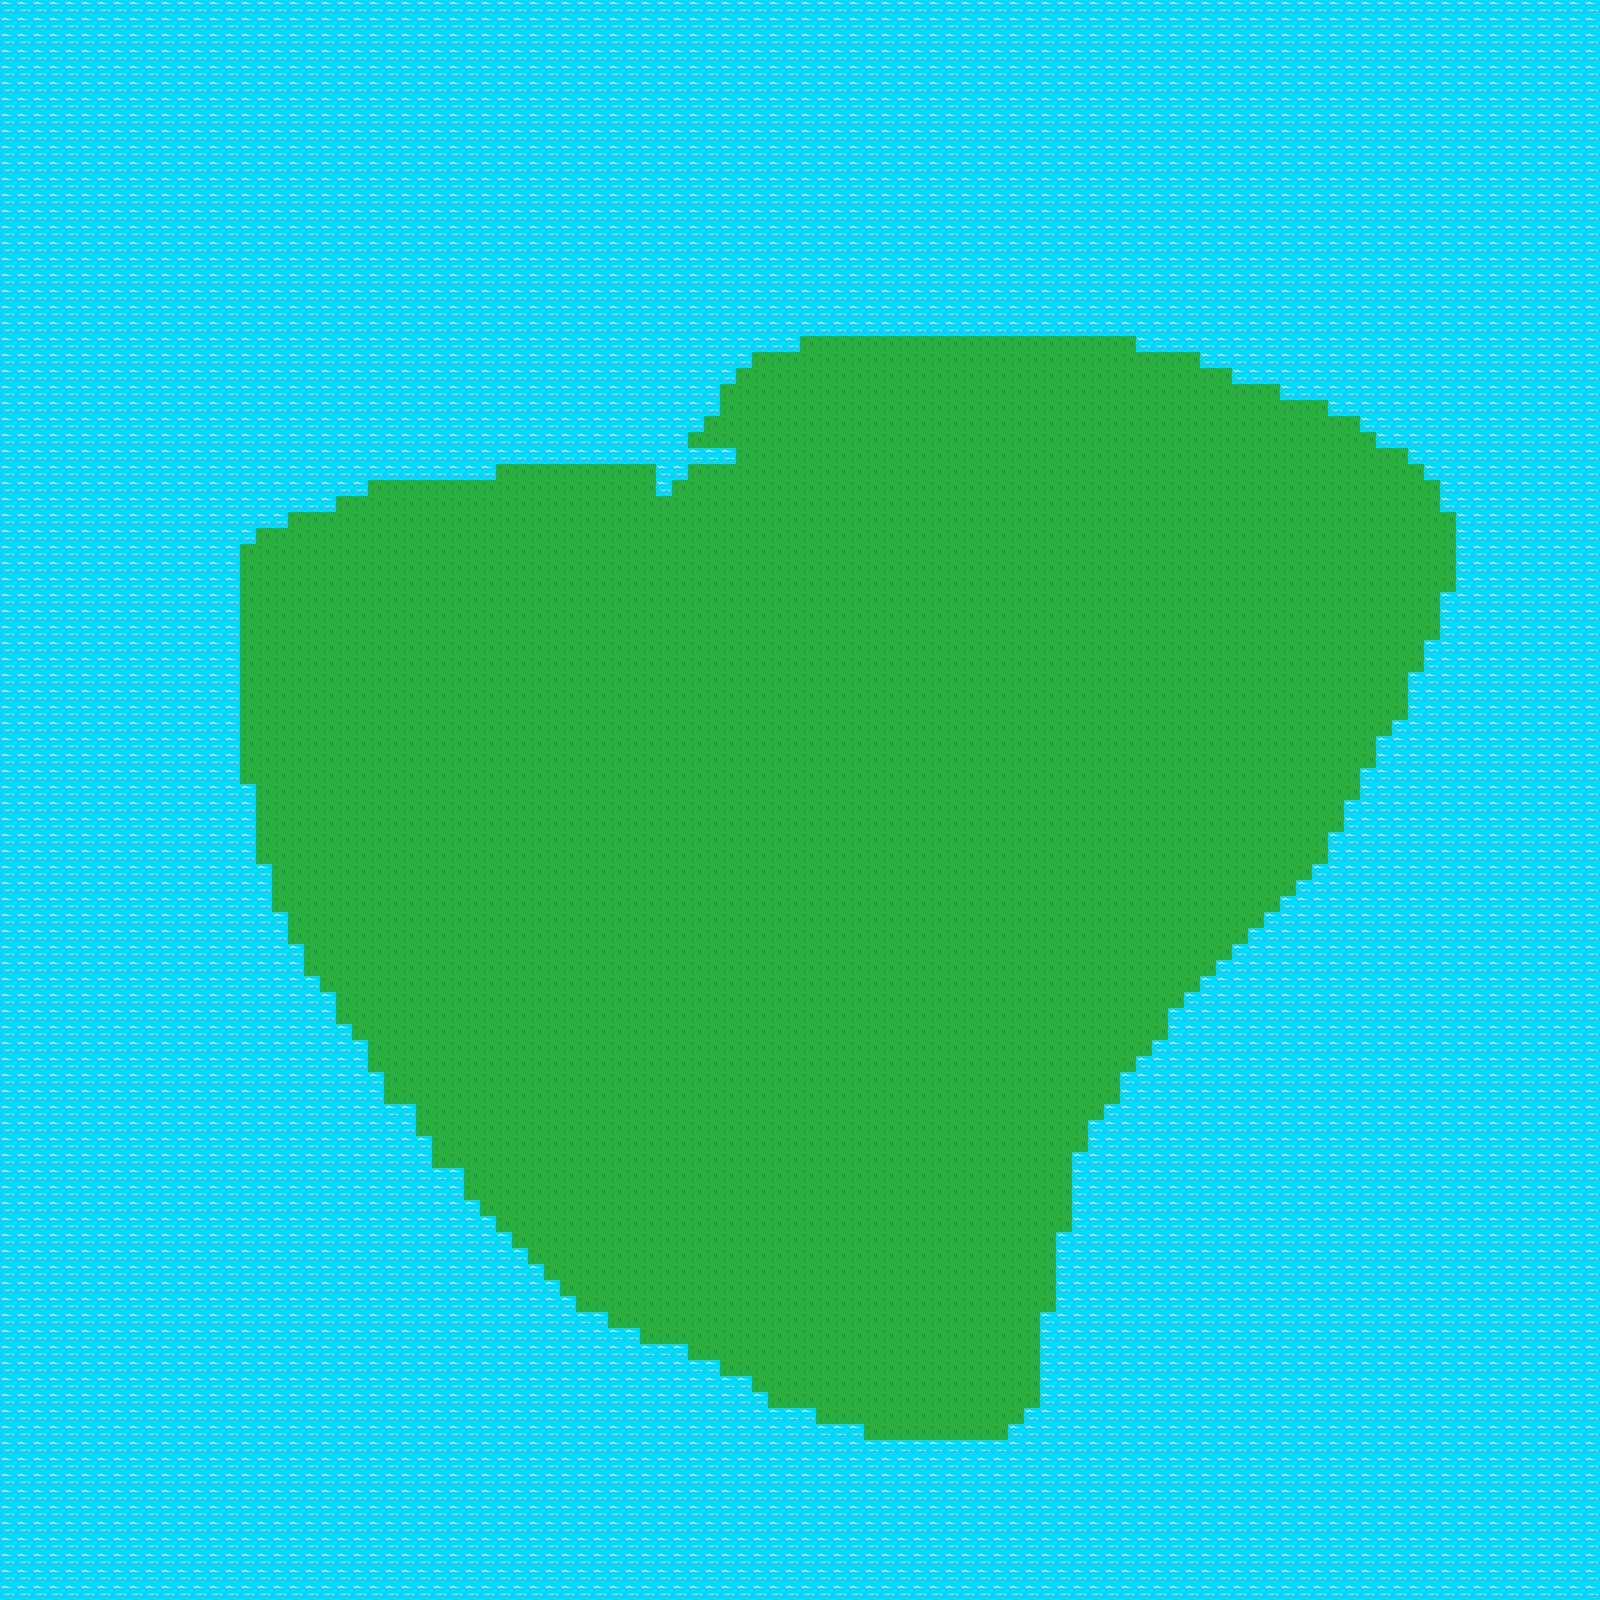

Tiled map render using the project's own tile images. Description and the map definition, with tile-layer contents summarised, below:
An orthogonal 100x100 tile map with 16x16 px tiles, 1 tile layer (Tile Layer 1), 2 tilesets and 1 object (Player).

<map version="1.4" tiledversion="1.4.1" orientation="orthogonal" renderorder="right-down" width="100" height="100" tilewidth="16" tileheight="16" infinite="0" nextlayerid="3" nextobjectid="2">
 <tileset firstgid="1" source="my_first_grass_tile.tsx" />
 <tileset firstgid="2" source="MyFirstWaterSprite.tsx" />
 <layer id="1" name="Tile Layer 1" width="100" height="100">
  <data>[10000 cells, 10000 non-empty, 2 distinct tile ids]</data>
 </layer>
 <objectgroup id="2" name="Object Layer 1">
  <object id="1" name="Player" x="721.805" y="501.88">
   <point />
  </object>
 </objectgroup>
</map>